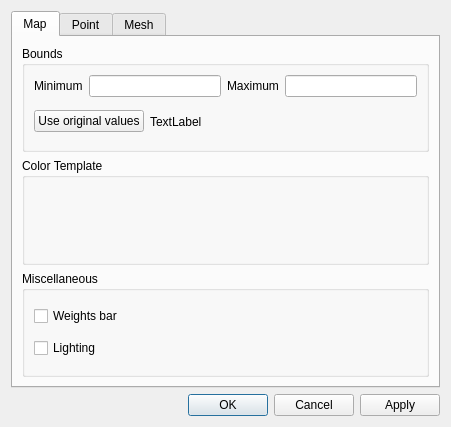
<?xml version="1.0" encoding="UTF-8"?>
<ui version="4.0">
 <class>GridLayerAttributesDialog</class>
 <widget class="QDialog" name="GridLayerAttributesDialog">
  <property name="geometry">
   <rect>
    <x>0</x>
    <y>0</y>
    <width>451</width>
    <height>427</height>
   </rect>
  </property>
  <property name="windowTitle">
   <string>Grid Layer Attributes</string>
  </property>
  <layout class="QVBoxLayout" name="verticalLayout">
   <item>
    <widget class="QTabWidget" name="tabWidget">
     <property name="currentIndex">
      <number>0</number>
     </property>
     <widget class="QWidget" name="tab">
      <attribute name="title">
       <string>Map</string>
      </attribute>
      <layout class="QVBoxLayout" name="verticalLayout_2">
       <item>
        <widget class="QGroupBox" name="groupBox">
         <property name="title">
          <string>Bounds</string>
         </property>
         <layout class="QVBoxLayout" name="verticalLayout_4">
          <item>
           <layout class="QGridLayout" name="gridLayout">
            <item row="0" column="0">
             <widget class="QLabel" name="label">
              <property name="text">
               <string>Minimum</string>
              </property>
             </widget>
            </item>
            <item row="0" column="2">
             <widget class="QLabel" name="label_2">
              <property name="text">
               <string>Maximum</string>
              </property>
             </widget>
            </item>
            <item row="0" column="1">
             <widget class="QLineEdit" name="edtMinimum"/>
            </item>
            <item row="0" column="3">
             <widget class="QLineEdit" name="edtMaximum"/>
            </item>
           </layout>
          </item>
          <item>
           <layout class="QHBoxLayout" name="horizontalLayout">
            <item>
             <widget class="QPushButton" name="btnUseOriginalValues">
              <property name="text">
               <string>Use original values</string>
              </property>
             </widget>
            </item>
            <item>
             <widget class="QLabel" name="lblOriginalValues">
              <property name="text">
               <string>TextLabel</string>
              </property>
             </widget>
            </item>
            <item>
             <spacer name="horizontalSpacer">
              <property name="orientation">
               <enum>Qt::Horizontal</enum>
              </property>
              <property name="sizeHint" stdset="0">
               <size>
                <width>40</width>
                <height>20</height>
               </size>
              </property>
             </spacer>
            </item>
           </layout>
          </item>
         </layout>
        </widget>
       </item>
       <item>
        <widget class="QGroupBox" name="groupBox_2">
         <property name="title">
          <string>Color Template</string>
         </property>
        </widget>
       </item>
       <item>
        <widget class="QGroupBox" name="groupBox_3">
         <property name="title">
          <string>Miscellaneous</string>
         </property>
         <layout class="QVBoxLayout" name="verticalLayout_3">
          <item>
           <widget class="QCheckBox" name="checkBox">
            <property name="text">
             <string>Weights bar</string>
            </property>
           </widget>
          </item>
          <item>
           <widget class="QCheckBox" name="chkLighting">
            <property name="text">
             <string>Lighting</string>
            </property>
           </widget>
          </item>
         </layout>
        </widget>
       </item>
      </layout>
     </widget>
     <widget class="QWidget" name="tab_3">
      <attribute name="title">
       <string>Point</string>
      </attribute>
     </widget>
     <widget class="QWidget" name="tab_2">
      <attribute name="title">
       <string>Mesh</string>
      </attribute>
     </widget>
    </widget>
   </item>
   <item>
    <widget class="QDialogButtonBox" name="buttonBox">
     <property name="orientation">
      <enum>Qt::Horizontal</enum>
     </property>
     <property name="standardButtons">
      <set>QDialogButtonBox::Apply|QDialogButtonBox::Cancel|QDialogButtonBox::Ok</set>
     </property>
    </widget>
   </item>
  </layout>
 </widget>
 <resources/>
 <connections/>
</ui>
